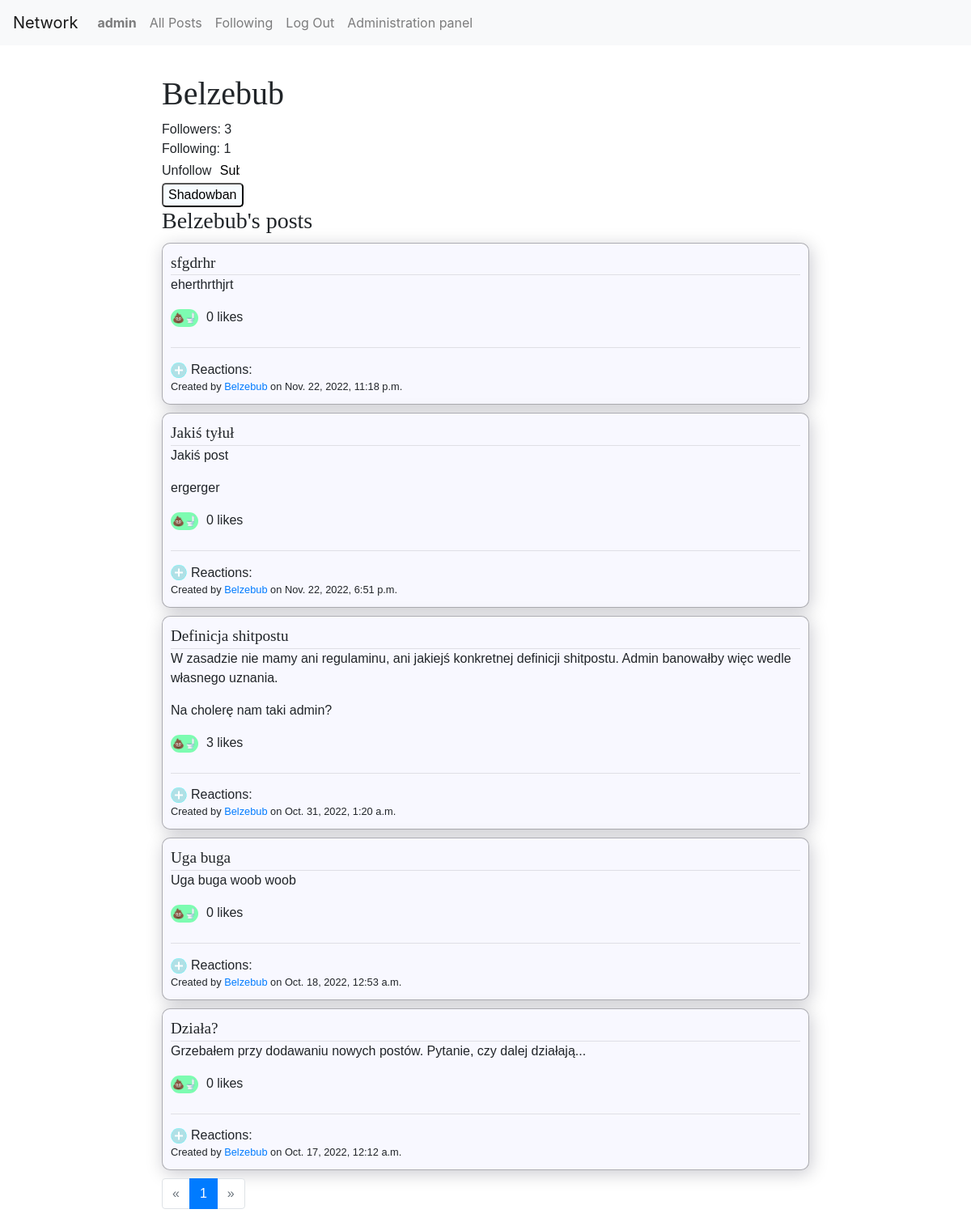
The page /profile/4 (signed in) on the database its author committed.
### network/models.py (models this page shows, shortened)
class User(AbstractUser):
    shadowbanned = models.BooleanField(default=False)
    def __str__(self):
        return f"{self.username}"

class Post(models.Model):
    author    = models.ForeignKey     (User, on_delete=models.CASCADE, related_name='posts')
    body      = models.CharField      (max_length=4096)
    likes     = models.ManyToManyField(User,          blank=True,      related_name='likes')
    timestamp = models.DateTimeField  (auto_now_add=True)
    title     = models.CharField      (max_length=64, blank=True)
    def total_likes(self):
        return self.likes.all().count()
    def get_reactions(self, user=None):
        reactions = {}
        for reaction_obj in self.reactions.all():
            category = reaction_obj.category.reaction
            if category in reactions.keys():
                reactions[category]['count'] += 1
            else:
                reactions[category]          = {}
                reactions[category]['emoji'] = reaction_obj.category.emoji
                reactions[category]['count'] = 1
        if user:
            user_reaction = self.reactions.filter(user=user)
            if len(user_reaction) == 1:
                key = str(user_reaction[0].category.reaction)
                reactions[key]['your_reaction'] = True
        return reactions

### network/views.py (the view)
# urls.py: path("profile/"    "<int:profile_id>", views.profile,       name="profile"),
def profile(request, profile_id):
    profile = User.objects.get(pk=profile_id)
    content = paginate( filter_shadowbans(request,
                            Post.objects.filter(author=profile_id).order_by('-timestamp')),
                        request.GET.get('page'),
                        user=logged_in_user(request))
    return render(request, "network/profile.html", {
        'paginator'    : content['paginator'],
        'page_obj'     : content['page_obj'],
        "new_post_form": NewPostForm,
        'profile'      : profile,
        'followers'    : Follower.objects.filter(followed=profile).count(),
        'following'    : Follower.objects.filter(following=profile).count(),
        'follow_method': "Unfollow" if is_following(request.user, profile) else "Follow"
    })

### network/util.py (called while the page is built)
def is_following(follower, followed):
    if len(Follower.objects.filter(following=follower, followed=followed)) > 0:
        return True
    return False

def paginate(content, page_number, paginate_by=10, user=None):
    paginator = Paginator(content, paginate_by)
    page_obj  = paginator.get_page(page_number)
    print(f"Logged in user is {user}")
    for page_item in page_obj:
        if hasattr(page_item, 'get_reactions'):
            page_item.reactions_data = page_item.get_reactions(user)
    return {
        "paginator": paginator,
        "page_obj" : page_obj
    }

def logged_in_user(request):
    return request.user if request.user.is_authenticated else None

def filter_shadowbans(request, posts):
    if request.user.is_superuser:
        return posts
    return posts.filter(Q(author__shadowbanned=False) | Q(author=request.user.id))

### network/templates/network/profile.html (shortened to what this page needs)
{% extends "network/layout.html" %}
{% load static %}
{% block body %}
    <div class="content-wrapper">
        <h1 id="profile-header">{{ profile.username|title }}</h1>
        <div id="followers-wrapper">
            Followers: <span id="followers-counter">{{ followers }}</span>
        </div>
        <div id="following-wrapper">
            Following: <span id="following-counter">{{ following }}</span>
        </div>
        {% if user.is_authenticated and not user.id == profile.id %}
            {% include './follow.html' %}
        {% endif %}
        {% if user.is_superuser and not profile.is_superuser %}
            {% include './shadowban.html' %}
        {% endif %}
        <h3 id="profile-posts-header">{{ profile.username|title }}'s posts</h3>
        <div class="posts-view">
            {% for post in page_obj %}
                {% include "./post.html" %}
            {% empty %}
                {{ profile.username|title }} has not created any posts yet.
            {% endfor %}
            <div id="pagination-wrapper">
                {% include './pagination.html' %}
            </div>
        </div>
    </div>
{% endblock %}

### network/templates/network/layout.html (shortened to what this page needs)
{% load static %}
<!DOCTYPE html>
<html lang="en">
    <head>
        <link rel="stylesheet"    href="{% static 'network/styles.css' %}">
        <link rel="stylesheet"    href="https://stackpath.bootstrapcdn.com/bootstrap/4.4.1/css/bootstrap.min.css">
    </head>
    <body>
        <nav class="navbar navbar-expand-lg navbar-light bg-light">
            <a class="navbar-brand" href="{% url 'index' %}">Network</a>
            <div>
              <ul class="navbar-nav mr-auto">
                {% if user.is_authenticated %}
                    <li class="nav-item">
                        <a class="nav-link" href="{% url 'profile' user.id %}">
                            <strong>{{ user.username }}</strong>
                        </a>
                    </li>
                {% endif %}
                <li class="nav-item">
                  <a class="nav-link" href="{% url 'index' %}">All Posts</a>
                </li>
                {% if user.is_authenticated %}
                    <li class="nav-item">
                        <a class="nav-link" href="{% url 'following' %}">Following</a>
                    </li>
                    <li class="nav-item">
                        <a class="nav-link" href="{% url 'logout' %}">Log Out</a>
                    </li>
                {% endif %}
                {% if user.is_authenticated and user.is_superuser %}
                    <li class="nav-item">
                        <a href="/admin/" class="nav-link">Administration panel</a>
                    </li>
                {% endif %}
              </ul>
            </div>
          </nav>
        <div class="body">
            {% block body %}
            {% endblock %}
        </div>
    </body>
</html>

### network/templates/network/shadowban.html (shortened to what this page needs)
<form id="shadowban-form" name="shadowban-form" action="">
    <input type='submit' id="shadowban-button"
    value="{% if profile.shadowbanned %}Remove shadowban{% else %}Shadowban{% endif %}">
</form>

### network/templates/network/post.html (shortened to what this page needs)
<div {% if post.author.shadowbanned and request.user.is_superuser %}
        class="post post-shadowbanned"
    {% else %}
        class="post"
    {% endif %}
    id="post-{{ post.id }}" data-postid="{{ post.id }}">
    <div class="post-title">
        {% if post.title %}
            <span class="has-title">{{ post.title }}</span>
        {% else %}
            <span class="no-title">No title</span>
        {% endif %}
    </div>
    <div class="post-body">{{ post.body|linebreaks }}</div>
    <div class="post-likes">
        {% if user.is_authenticated and not user == post.author %}
            <form class="like-form" action="{% url 'like-post' post.id %}" method="POST">
                <input type="submit" class="like-button" value="&#128169&#128701">
            </form>
        {% endif %}
        <span class="likes-counter">
            {{ post.total_likes }}
            like{% if post.total_likes != 1 %}s{% endif %}
        </span>
    </div>
    <div class="post-reactions-wrapper">
        <div class="post-reactions-container">
            <div class="post-reactions-interface">
                {% if user.is_authenticated and not user == post.author %}
                <div class="add-stuff-button reaction-btn" title="React to the post" data-postid="{{ post.id }}">
                    <svg id="reaction-interface-opener" width="20" height="20"
                        {% include './add_stuff_svg_guts.html' %}
                    </svg>
                </div>
                {% endif %}
                <div class="reactions-announcer"> Reactions:</div>
            </div>
        </div>
    </div>
    <div class="post-credentials">
        Created by
        <span class='author'>
            <a href="{% url 'profile' post.author.id %}">{{ post.author.username }}</a>
        </span>
        on {{ post.timestamp }}
    </div>
</div>

### network/static/network/styles.css (style rules this page uses)
* { -webkit-box-sizing: border-box; box-sizing: border-box; }
.body { display: -webkit-box; display: -ms-flexbox; display: flex; -webkit-box-orient: horizontal; -webkit-box-direction: normal; -ms-flex-direction: row; flex-direction: row; font-size: 16px; font-family: Helvetica, sans-serif; margin-top: 3%; }
h1, h2, h3, h4, h5, h6 { font-family: "Times new roman", serif; }
svg { pointer-events: none; }
.content-wrapper { position: relative; margin: auto; margin-left: 0; -webkit-box-ordinal-group: 2; -ms-flex-order: 1; order: 1; }
.post { position: relative; display: block; border: 1px solid rgba(0, 0, 0, 0.3); border-radius: 10px; margin: 10px 0px; padding: 10px; overflow-wrap: break-word; background-color: ghostwhite; -webkit-box-shadow: 2px 4px 21.37px #04022137; box-shadow: 2px 4px 21.37px #04022137; }
@media screen and (min-width: 1101px) { .post { width: 800px; } }
.post-title { max-width: 100%; border-bottom: 1px solid rgba(0, 0, 0, 0.1); font-family: "Times new roman", serif; font-size: 1.2em; }
.post-credentials { display: inline-block; }
.like-button { border: none; border-radius: 30px; background-color: #00ff627f; padding: 2px; font-size: 12px; }
.has-title { font-weight: 420.69; }
.post-likes { display: -webkit-box; display: -ms-flexbox; display: flex; }
input.like-button { margin-right: 10px; }
.post-reactions-wrapper { max-width: 100%; margin-top: 25px; padding-top: 10px; border-top: 1px solid rgba(0, 0, 0, 0.1); }
.post-reactions-container { vertical-align: middle; display: -webkit-inline-box; display: -ms-inline-flexbox; display: inline-flex; }
.post-reactions-interface { display: -webkit-inline-box; display: -ms-inline-flexbox; display: inline-flex; -webkit-transform: translateY(18%); transform: translateY(18%); }
.reaction-btn { position: relative; -webkit-transform: translateY(-3%); transform: translateY(-3%); }
.reactions-announcer { margin-left: 5px; height: -webkit-fit-content; height: -moz-fit-content; height: fit-content; }
.post-credentials { font-size: 0.8em; }
input, textarea { background-color: #009bff08; }
input { border-radius: 5px; }

### rows shown on the page
User: username "admin"
User: username "Belzebub", shadowbanned "Shadowban"
Post: title "sfgdrhr", body "eherthrthjrt", total_likes "0", author.username "Belzebub", timestamp "Nov. 22, 2022, 11:18 p.m."
Post: title "Jakiś tyłuł", body "Jakiś post ergerger", total_likes "0", author.username "Belzebub", timestamp "Nov. 22, 2022, 6:51 p.m."
Post: title "Definicja shitpostu", body "W zasadzie nie mamy ani regulaminu, ani jakiejś konkretnej definicji shitpostu. Admin banowałby więc wedle własnego uznania. Na cholerę nam taki admin?", total_likes "3", author.username "Belzebub", timestamp "Oct. 31, 2022, 1:20 a.m."
Post: title "Uga buga", body "Uga buga woob woob", total_likes "0", author.username "Belzebub", timestamp "Oct. 18, 2022, 12:53 a.m."
Post: title "Działa?", body "Grzebałem przy dodawaniu nowych postów. Pytanie, czy dalej działają...", total_likes "0", author.username "Belzebub", timestamp "Oct. 17, 2022, 12:12 a.m."

### other values the page prints
{{ followers }} "3"
{{ following }} "1"
{{ follow_method }} "Unfollow"
{{ page_obj.number }} "1"
